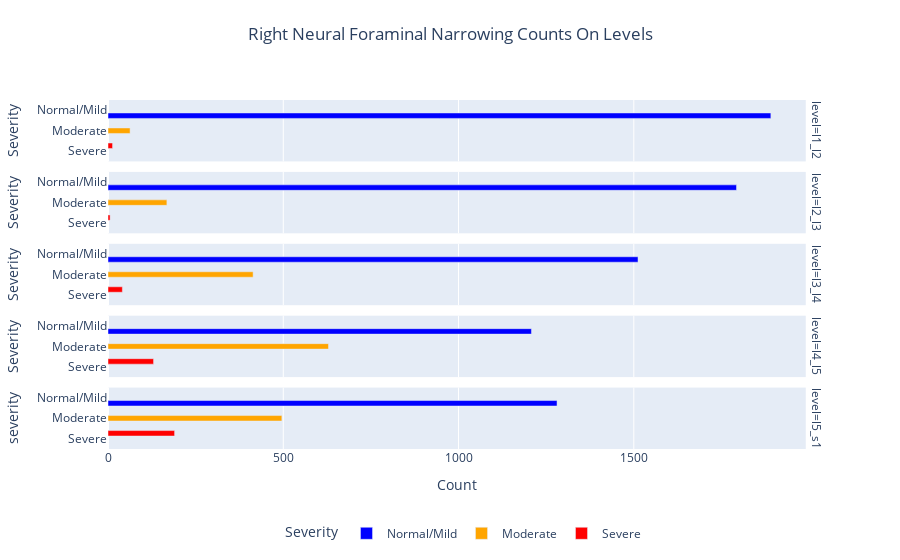

The notebook cell saved with this chart:
### Code cell
visualize_counts(
    df=df_train_right_neural_foraminal_narrowing_counts, 
    disease_name='right_neural_foraminal_narrowing', 
    plotly_title='Right Neural Foraminal Narrowing Counts On Levels')

### Figure 1 — Plotly figure (JSON) as saved in the notebook; plotly's stock layout.template omitted (floating-point values rounded to 4 significant figures)
{"data": [{"alignmentgroup": "True", "hovertemplate": "Severity=%{y}<br>level=l1_l2<br>Count=%{x}<extra></extra>", "legendgroup": "Normal/Mild", "marker": {"color": "blue", "pattern": {"shape": ""}}, "name": "Normal/Mild", "offsetgroup": "Normal/Mild", "orientation": "h", "showlegend": true, "textposition": "auto", "type": "bar", "x": [1891], "xaxis": "x5", "y": ["Normal/Mild"], "yaxis": "y5"}, {"alignmentgroup": "True", "hovertemplate": "Severity=%{y}<br>level=l2_l3<br>Count=%{x}<extra></extra>", "legendgroup": "Normal/Mild", "marker": {"color": "blue", "pattern": {"shape": ""}}, "name": "Normal/Mild", "offsetgroup": "Normal/Mild", "orientation": "h", "showlegend": false, "textposition": "auto", "type": "bar", "x": [1793], "xaxis": "x4", "y": ["Normal/Mild"], "yaxis": "y4"}, {"alignmentgroup": "True", "hovertemplate": "Severity=%{y}<br>level=l3_l4<br>Count=%{x}<extra></extra>", "legendgroup": "Normal/Mild", "marker": {"color": "blue", "pattern": {"shape": ""}}, "name": "Normal/Mild", "offsetgroup": "Normal/Mild", "orientation": "h", "showlegend": false, "textposition": "auto", "type": "bar", "x": [1512], "xaxis": "x3", "y": ["Normal/Mild"], "yaxis": "y3"}, {"alignmentgroup": "True", "hovertemplate": "Severity=%{y}<br>level=l4_l5<br>Count=%{x}<extra></extra>", "legendgroup": "Normal/Mild", "marker": {"color": "blue", "pattern": {"shape": ""}}, "name": "Normal/Mild", "offsetgroup": "Normal/Mild", "orientation": "h", "showlegend": false, "textposition": "auto", "type": "bar", "x": [1208], "xaxis": "x2", "y": ["Normal/Mild"], "yaxis": "y2"}, {"alignmentgroup": "True", "hovertemplate": "Severity=%{y}<br>level=l5_s1<br>Count=%{x}<extra></extra>", "legendgroup": "Normal/Mild", "marker": {"color": "blue", "pattern": {"shape": ""}}, "name": "Normal/Mild", "offsetgroup": "Normal/Mild", "orientation": "h", "showlegend": false, "textposition": "auto", "type": "bar", "x": [1281], "xaxis": "x", "y": ["Normal/Mild"], "yaxis": "y"}, {"alignmentgroup": "True", "hovertemplate": "Severity=%{y}<br>level=l1_l2<br>Count=%{x}<extra></extra>", "legendgroup": "Moderate", "marker": {"color": "orange", "pattern": {"shape": ""}}, "name": "Moderate", "offsetgroup": "Moderate", "orientation": "h", "showlegend": true, "textposition": "auto", "type": "bar", "x": [63], "xaxis": "x5", "y": ["Moderate"], "yaxis": "y5"}, {"alignmentgroup": "True", "hovertemplate": "Severity=%{y}<br>level=l2_l3<br>Count=%{x}<extra></extra>", "legendgroup": "Moderate", "marker": {"color": "orange", "pattern": {"shape": ""}}, "name": "Moderate", "offsetgroup": "Moderate", "orientation": "h", "showlegend": false, "textposition": "auto", "type": "bar", "x": [168], "xaxis": "x4", "y": ["Moderate"], "yaxis": "y4"}, {"alignmentgroup": "True", "hovertemplate": "Severity=%{y}<br>level=l3_l4<br>Count=%{x}<extra></extra>", "legendgroup": "Moderate", "marker": {"color": "orange", "pattern": {"shape": ""}}, "name": "Moderate", "offsetgroup": "Moderate", "orientation": "h", "showlegend": false, "textposition": "auto", "type": "bar", "x": [414], "xaxis": "x3", "y": ["Moderate"], "yaxis": "y3"}, {"alignmentgroup": "True", "hovertemplate": "Severity=%{y}<br>level=l4_l5<br>Count=%{x}<extra></extra>", "legendgroup": "Moderate", "marker": {"color": "orange", "pattern": {"shape": ""}}, "name": "Moderate", "offsetgroup": "Moderate", "orientation": "h", "showlegend": false, "textposition": "auto", "type": "bar", "x": [629], "xaxis": "x2", "y": ["Moderate"], "yaxis": "y2"}, {"alignmentgroup": "True", "hovertemplate": "Severity=%{y}<br>level=l5_s1<br>Count=%{x}<extra></extra>", "legendgroup": "Moderate", "marker": {"color": "orange", "pattern": {"shape": ""}}, "name": "Moderate", "offsetgroup": "Moderate", "orientation": "h", "showlegend": false, "textposition": "auto", "type": "bar", "x": [496], "xaxis": "x", "y": ["Moderate"], "yaxis": "y"}, {"alignmentgroup": "True", "hovertemplate": "Severity=%{y}<br>level=l1_l2<br>Count=%{x}<extra></extra>", "legendgroup": "Severe", "marker": {"color": "red", "pattern": {"shape": ""}}, "name": "Severe", "offsetgroup": "Severe", "orientation": "h", "showlegend": true, "textposition": "auto", "type": "bar", "x": [13], "xaxis": "x5", "y": ["Severe"], "yaxis": "y5"}, {"alignmentgroup": "True", "hovertemplate": "Severity=%{y}<br>level=l2_l3<br>Count=%{x}<extra></extra>", "legendgroup": "Severe", "marker": {"color": "red", "pattern": {"shape": ""}}, "name": "Severe", "offsetgroup": "Severe", "orientation": "h", "showlegend": false, "textposition": "auto", "type": "bar", "x": [6], "xaxis": "x4", "y": ["Severe"], "yaxis": "y4"}, {"alignmentgroup": "True", "hovertemplate": "Severity=%{y}<br>level=l3_l4<br>Count=%{x}<extra></extra>", "legendgroup": "Severe", "marker": {"color": "red", "pattern": {"shape": ""}}, "name": "Severe", "offsetgroup": "Severe", "orientation": "h", "showlegend": false, "textposition": "auto", "type": "bar", "x": [41], "xaxis": "x3", "y": ["Severe"], "yaxis": "y3"}, {"alignmentgroup": "True", "hovertemplate": "Severity=%{y}<br>level=l4_l5<br>Count=%{x}<extra></extra>", "legendgroup": "Severe", "marker": {"color": "red", "pattern": {"shape": ""}}, "name": "Severe", "offsetgroup": "Severe", "orientation": "h", "showlegend": false, "textposition": "auto", "type": "bar", "x": [130], "xaxis": "x2", "y": ["Severe"], "yaxis": "y2"}, {"alignmentgroup": "True", "hovertemplate": "Severity=%{y}<br>level=l5_s1<br>Count=%{x}<extra></extra>", "legendgroup": "Severe", "marker": {"color": "red", "pattern": {"shape": ""}}, "name": "Severe", "offsetgroup": "Severe", "orientation": "h", "showlegend": false, "textposition": "auto", "type": "bar", "x": [190], "xaxis": "x", "y": ["Severe"], "yaxis": "y"}], "layout": {"annotations": [{"font": {}, "showarrow": false, "text": "level=l5_s1", "textangle": 90, "x": 0.98, "xanchor": "left", "xref": "paper", "y": 0.088, "yanchor": "middle", "yref": "paper"}, {"font": {}, "showarrow": false, "text": "level=l4_l5", "textangle": 90, "x": 0.98, "xanchor": "left", "xref": "paper", "y": 0.294, "yanchor": "middle", "yref": "paper"}, {"font": {}, "showarrow": false, "text": "level=l3_l4", "textangle": 90, "x": 0.98, "xanchor": "left", "xref": "paper", "y": 0.5, "yanchor": "middle", "yref": "paper"}, {"font": {}, "showarrow": false, "text": "level=l2_l3", "textangle": 90, "x": 0.98, "xanchor": "left", "xref": "paper", "y": 0.706, "yanchor": "middle", "yref": "paper"}, {"font": {}, "showarrow": false, "text": "level=l1_l2", "textangle": 90, "x": 0.98, "xanchor": "left", "xref": "paper", "y": 0.912, "yanchor": "middle", "yref": "paper"}], "autosize": true, "barmode": "group", "legend": {"orientation": "h", "title": {"text": "Severity"}, "tracegroupgap": 0, "x": 0.5, "xanchor": "center", "y": -0.2, "yanchor": "top"}, "title": {"pad": {"b": 20}, "text": "Right Neural Foraminal Narrowing Counts On Levels", "x": 0.5, "xanchor": "center", "y": 0.95, "yanchor": "top"}, "xaxis": {"anchor": "y", "autorange": true, "domain": [0, 0.98], "range": [0, 1991.0], "title": {"text": "Count"}, "type": "linear"}, "xaxis2": {"anchor": "y2", "autorange": true, "domain": [0, 0.98], "matches": "x", "range": [0, 1991.0], "showticklabels": false, "type": "linear"}, "xaxis3": {"anchor": "y3", "autorange": true, "domain": [0, 0.98], "matches": "x", "range": [0, 1991.0], "showticklabels": false, "type": "linear"}, "xaxis4": {"anchor": "y4", "autorange": true, "domain": [0, 0.98], "matches": "x", "range": [0, 1991.0], "showticklabels": false, "type": "linear"}, "xaxis5": {"anchor": "y5", "autorange": true, "domain": [0, 0.98], "matches": "x", "range": [0, 1991.0], "showticklabels": false, "type": "linear"}, "yaxis": {"anchor": "x", "autorange": true, "categoryarray": ["Severe", "Moderate", "Normal/Mild"], "categoryorder": "array", "domain": [0, 0.176], "range": [-0.5, 2.5], "title": {"text": "severity"}, "type": "category"}, "yaxis2": {"anchor": "x2", "autorange": true, "categoryarray": ["Severe", "Moderate", "Normal/Mild"], "categoryorder": "array", "domain": [0.206, 0.382], "matches": "y", "range": [-0.5, 2.5], "title": {"text": "Severity"}, "type": "category"}, "yaxis3": {"anchor": "x3", "autorange": true, "categoryarray": ["Severe", "Moderate", "Normal/Mild"], "categoryorder": "array", "domain": [0.412, 0.588], "matches": "y", "range": [-0.5, 2.5], "title": {"text": "Severity"}, "type": "category"}, "yaxis4": {"anchor": "x4", "autorange": true, "categoryarray": ["Severe", "Moderate", "Normal/Mild"], "categoryorder": "array", "domain": [0.618, 0.794], "matches": "y", "range": [-0.5, 2.5], "title": {"text": "Severity"}, "type": "category"}, "yaxis5": {"anchor": "x5", "autorange": true, "categoryarray": ["Severe", "Moderate", "Normal/Mild"], "categoryorder": "array", "domain": [0.824, 1], "matches": "y", "range": [-0.5, 2.5], "title": {"text": "Severity"}, "type": "category"}}}
